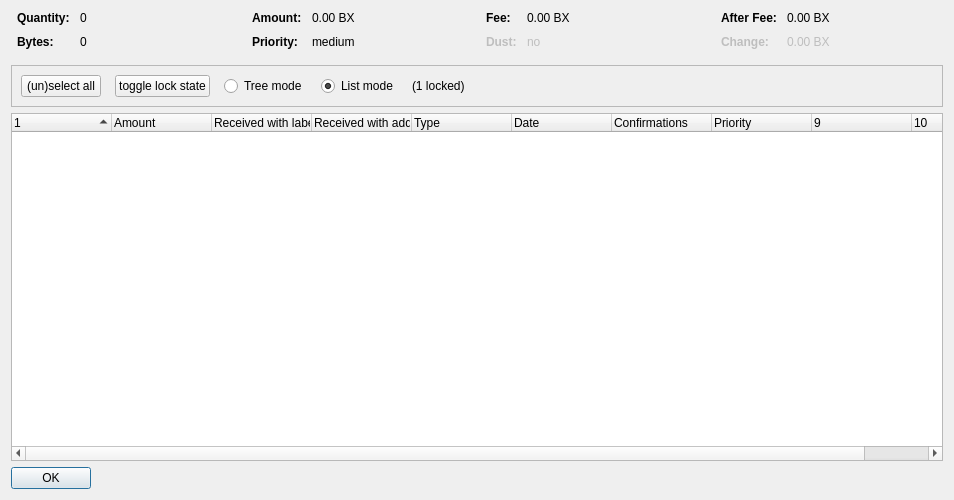
<?xml version="1.0" encoding="UTF-8"?>
<ui version="4.0">
 <class>CoinControlDialog</class>
 <widget class="QDialog" name="CoinControlDialog">
  <property name="geometry">
   <rect>
    <x>0</x>
    <y>0</y>
    <width>954</width>
    <height>500</height>
   </rect>
  </property>
  <property name="windowTitle">
   <string>Coin Selection</string>
  </property>
  <layout class="QVBoxLayout" name="verticalLayout">
   <item>
    <layout class="QHBoxLayout" name="horizontalLayoutTop" stretch="0,0,0,0">
     <property name="topMargin">
      <number>0</number>
     </property>
     <property name="bottomMargin">
      <number>10</number>
     </property>
     <item>
      <layout class="QFormLayout" name="formLayoutCoinControl1">
       <property name="horizontalSpacing">
        <number>10</number>
       </property>
       <property name="verticalSpacing">
        <number>10</number>
       </property>
       <property name="leftMargin">
        <number>6</number>
       </property>
       <property name="rightMargin">
        <number>6</number>
       </property>
       <item row="0" column="0">
        <widget class="QLabel" name="labelCoinControlQuantityText">
         <property name="font">
          <font>
           <weight>75</weight>
           <bold>true</bold>
          </font>
         </property>
         <property name="text">
          <string>Quantity:</string>
         </property>
        </widget>
       </item>
       <item row="0" column="1">
        <widget class="QLabel" name="labelCoinControlQuantity">
         <property name="cursor">
          <cursorShape>IBeamCursor</cursorShape>
         </property>
         <property name="contextMenuPolicy">
          <enum>Qt::ActionsContextMenu</enum>
         </property>
         <property name="text">
          <string notr="true">0</string>
         </property>
         <property name="textInteractionFlags">
          <set>Qt::LinksAccessibleByMouse|Qt::TextSelectableByKeyboard|Qt::TextSelectableByMouse</set>
         </property>
        </widget>
       </item>
       <item row="1" column="0">
        <widget class="QLabel" name="labelCoinControlBytesText">
         <property name="font">
          <font>
           <weight>75</weight>
           <bold>true</bold>
          </font>
         </property>
         <property name="text">
          <string>Bytes:</string>
         </property>
        </widget>
       </item>
       <item row="1" column="1">
        <widget class="QLabel" name="labelCoinControlBytes">
         <property name="cursor">
          <cursorShape>IBeamCursor</cursorShape>
         </property>
         <property name="contextMenuPolicy">
          <enum>Qt::ActionsContextMenu</enum>
         </property>
         <property name="text">
          <string notr="true">0</string>
         </property>
         <property name="textInteractionFlags">
          <set>Qt::LinksAccessibleByMouse|Qt::TextSelectableByKeyboard|Qt::TextSelectableByMouse</set>
         </property>
        </widget>
       </item>
      </layout>
     </item>
     <item>
      <layout class="QFormLayout" name="formLayoutCoinControl2">
       <property name="horizontalSpacing">
        <number>10</number>
       </property>
       <property name="verticalSpacing">
        <number>10</number>
       </property>
       <property name="leftMargin">
        <number>6</number>
       </property>
       <property name="rightMargin">
        <number>6</number>
       </property>
       <item row="0" column="0">
        <widget class="QLabel" name="labelCoinControlAmountText">
         <property name="font">
          <font>
           <weight>75</weight>
           <bold>true</bold>
          </font>
         </property>
         <property name="text">
          <string>Amount:</string>
         </property>
        </widget>
       </item>
       <item row="0" column="1">
        <widget class="QLabel" name="labelCoinControlAmount">
         <property name="cursor">
          <cursorShape>IBeamCursor</cursorShape>
         </property>
         <property name="contextMenuPolicy">
          <enum>Qt::ActionsContextMenu</enum>
         </property>
         <property name="text">
          <string notr="true">0.00 BX</string>
         </property>
         <property name="textInteractionFlags">
          <set>Qt::LinksAccessibleByMouse|Qt::TextSelectableByKeyboard|Qt::TextSelectableByMouse</set>
         </property>
        </widget>
       </item>
       <item row="1" column="0">
        <widget class="QLabel" name="labelCoinControlPriorityText">
         <property name="font">
          <font>
           <weight>75</weight>
           <bold>true</bold>
          </font>
         </property>
         <property name="text">
          <string>Priority:</string>
         </property>
        </widget>
       </item>
       <item row="1" column="1">
        <widget class="QLabel" name="labelCoinControlPriority">
         <property name="cursor">
          <cursorShape>IBeamCursor</cursorShape>
         </property>
         <property name="contextMenuPolicy">
          <enum>Qt::ActionsContextMenu</enum>
         </property>
         <property name="text">
          <string>medium</string>
         </property>
         <property name="textInteractionFlags">
          <set>Qt::LinksAccessibleByMouse|Qt::TextSelectableByKeyboard|Qt::TextSelectableByMouse</set>
         </property>
        </widget>
       </item>
      </layout>
     </item>
     <item>
      <layout class="QFormLayout" name="formLayoutCoinControl3">
       <property name="horizontalSpacing">
        <number>10</number>
       </property>
       <property name="verticalSpacing">
        <number>10</number>
       </property>
       <property name="leftMargin">
        <number>6</number>
       </property>
       <property name="rightMargin">
        <number>6</number>
       </property>
       <item row="0" column="0">
        <widget class="QLabel" name="labelCoinControlFeeText">
         <property name="font">
          <font>
           <weight>75</weight>
           <bold>true</bold>
          </font>
         </property>
         <property name="text">
          <string>Fee:</string>
         </property>
        </widget>
       </item>
       <item row="0" column="1">
        <widget class="QLabel" name="labelCoinControlFee">
         <property name="cursor">
          <cursorShape>IBeamCursor</cursorShape>
         </property>
         <property name="contextMenuPolicy">
          <enum>Qt::ActionsContextMenu</enum>
         </property>
         <property name="text">
          <string notr="true">0.00 BX</string>
         </property>
         <property name="textInteractionFlags">
          <set>Qt::LinksAccessibleByMouse|Qt::TextSelectableByKeyboard|Qt::TextSelectableByMouse</set>
         </property>
        </widget>
       </item>
       <item row="1" column="0">
        <widget class="QLabel" name="labelCoinControlLowOutputText">
         <property name="enabled">
          <bool>false</bool>
         </property>
         <property name="font">
          <font>
           <weight>75</weight>
           <bold>true</bold>
          </font>
         </property>
         <property name="text">
          <string>Dust:</string>
         </property>
        </widget>
       </item>
       <item row="1" column="1">
        <widget class="QLabel" name="labelCoinControlLowOutput">
         <property name="enabled">
          <bool>false</bool>
         </property>
         <property name="cursor">
          <cursorShape>IBeamCursor</cursorShape>
         </property>
         <property name="contextMenuPolicy">
          <enum>Qt::ActionsContextMenu</enum>
         </property>
         <property name="text">
          <string>no</string>
         </property>
         <property name="textInteractionFlags">
          <set>Qt::LinksAccessibleByMouse|Qt::TextSelectableByKeyboard|Qt::TextSelectableByMouse</set>
         </property>
        </widget>
       </item>
      </layout>
     </item>
     <item>
      <layout class="QFormLayout" name="formLayoutCoinControl4">
       <property name="horizontalSpacing">
        <number>10</number>
       </property>
       <property name="verticalSpacing">
        <number>10</number>
       </property>
       <property name="leftMargin">
        <number>6</number>
       </property>
       <property name="rightMargin">
        <number>6</number>
       </property>
       <item row="0" column="0">
        <widget class="QLabel" name="labelCoinControlAfterFeeText">
         <property name="font">
          <font>
           <weight>75</weight>
           <bold>true</bold>
          </font>
         </property>
         <property name="text">
          <string>After Fee:</string>
         </property>
        </widget>
       </item>
       <item row="0" column="1">
        <widget class="QLabel" name="labelCoinControlAfterFee">
         <property name="cursor">
          <cursorShape>IBeamCursor</cursorShape>
         </property>
         <property name="contextMenuPolicy">
          <enum>Qt::ActionsContextMenu</enum>
         </property>
         <property name="text">
          <string notr="true">0.00 BX</string>
         </property>
         <property name="textInteractionFlags">
          <set>Qt::LinksAccessibleByMouse|Qt::TextSelectableByKeyboard|Qt::TextSelectableByMouse</set>
         </property>
        </widget>
       </item>
       <item row="1" column="0">
        <widget class="QLabel" name="labelCoinControlChangeText">
         <property name="enabled">
          <bool>false</bool>
         </property>
         <property name="font">
          <font>
           <weight>75</weight>
           <bold>true</bold>
          </font>
         </property>
         <property name="text">
          <string>Change:</string>
         </property>
        </widget>
       </item>
       <item row="1" column="1">
        <widget class="QLabel" name="labelCoinControlChange">
         <property name="enabled">
          <bool>false</bool>
         </property>
         <property name="cursor">
          <cursorShape>IBeamCursor</cursorShape>
         </property>
         <property name="contextMenuPolicy">
          <enum>Qt::ActionsContextMenu</enum>
         </property>
         <property name="text">
          <string notr="true">0.00 BX</string>
         </property>
         <property name="textInteractionFlags">
          <set>Qt::LinksAccessibleByMouse|Qt::TextSelectableByKeyboard|Qt::TextSelectableByMouse</set>
         </property>
        </widget>
       </item>
      </layout>
     </item>
    </layout>
   </item>
   <item>
    <widget class="QFrame" name="frame">
     <property name="minimumSize">
      <size>
       <width>0</width>
       <height>40</height>
      </size>
     </property>
     <property name="frameShape">
      <enum>QFrame::StyledPanel</enum>
     </property>
     <property name="frameShadow">
      <enum>QFrame::Sunken</enum>
     </property>
     <layout class="QHBoxLayout" name="horizontalLayout">
      <item>
       <layout class="QHBoxLayout" name="horizontalLayoutPanel" stretch="0,0,0,0,0,0">
        <property name="spacing">
         <number>14</number>
        </property>
        <item>
         <widget class="QPushButton" name="pushButtonSelectAll">
          <property name="sizePolicy">
           <sizepolicy hsizetype="Maximum" vsizetype="Fixed">
            <horstretch>0</horstretch>
            <verstretch>0</verstretch>
           </sizepolicy>
          </property>
          <property name="text">
           <string>(un)select all</string>
          </property>
          <property name="autoDefault">
           <bool>false</bool>
          </property>
         </widget>
        </item>
        <item>
         <widget class="QPushButton" name="pushButtonToggleLock">
          <property name="sizePolicy">
           <sizepolicy hsizetype="Maximum" vsizetype="Fixed">
            <horstretch>0</horstretch>
            <verstretch>0</verstretch>
           </sizepolicy>
          </property>
          <property name="text">
           <string>toggle lock state</string>
          </property>
          <property name="autoDefault">
           <bool>false</bool>
          </property>
         </widget>
        </item>
        <item>
         <widget class="QRadioButton" name="radioTreeMode">
          <property name="sizePolicy">
           <sizepolicy hsizetype="Maximum" vsizetype="Fixed">
            <horstretch>0</horstretch>
            <verstretch>0</verstretch>
           </sizepolicy>
          </property>
          <property name="text">
           <string>Tree mode</string>
          </property>
         </widget>
        </item>
        <item>
         <widget class="QRadioButton" name="radioListMode">
          <property name="sizePolicy">
           <sizepolicy hsizetype="Maximum" vsizetype="Fixed">
            <horstretch>0</horstretch>
            <verstretch>0</verstretch>
           </sizepolicy>
          </property>
          <property name="text">
           <string>List mode</string>
          </property>
          <property name="checked">
           <bool>true</bool>
          </property>
         </widget>
        </item>
        <item>
         <widget class="QLabel" name="labelLocked">
          <property name="text">
           <string>(1 locked)</string>
          </property>
         </widget>
        </item>
        <item>
         <spacer name="horizontalSpacer">
          <property name="orientation">
           <enum>Qt::Horizontal</enum>
          </property>
          <property name="sizeHint" stdset="0">
           <size>
            <width>40</width>
            <height>20</height>
           </size>
          </property>
         </spacer>
        </item>
       </layout>
      </item>
     </layout>
    </widget>
   </item>
   <item>
    <widget class="CoinControlTreeWidget" name="treeWidget">
     <property name="contextMenuPolicy">
      <enum>Qt::CustomContextMenu</enum>
     </property>
     <property name="sortingEnabled">
      <bool>false</bool>
     </property>
     <property name="columnCount">
      <number>10</number>
     </property>
     <attribute name="headerShowSortIndicator" stdset="0">
      <bool>true</bool>
     </attribute>
     <attribute name="headerStretchLastSection">
      <bool>false</bool>
     </attribute>
     <column>
      <property name="text">
       <string/>
      </property>
     </column>
     <column>
      <property name="text">
       <string>Amount</string>
      </property>
     </column>
     <column>
      <property name="text">
       <string>Received with label</string>
      </property>
     </column>
     <column>
      <property name="text">
       <string>Received with address</string>
      </property>
     </column>
     <column>
      <property name="text">
       <string>Type</string>
      </property>
     </column>
     <column>
      <property name="text">
       <string>Date</string>
      </property>
     </column>
     <column>
      <property name="text">
       <string>Confirmations</string>
      </property>
      <property name="toolTip">
       <string>Confirmed</string>
      </property>
     </column>
     <column>
      <property name="text">
       <string>Priority</string>
      </property>
     </column>
     <column>
      <property name="text">
       <string/>
      </property>
     </column>
     <column>
      <property name="text">
       <string/>
      </property>
     </column>
    </widget>
   </item>
   <item>
    <widget class="QDialogButtonBox" name="buttonBox">
     <property name="sizePolicy">
      <sizepolicy hsizetype="Maximum" vsizetype="Fixed">
       <horstretch>0</horstretch>
       <verstretch>0</verstretch>
      </sizepolicy>
     </property>
     <property name="orientation">
      <enum>Qt::Horizontal</enum>
     </property>
     <property name="standardButtons">
      <set>QDialogButtonBox::Ok</set>
     </property>
    </widget>
   </item>
  </layout>
 </widget>
 <customwidgets>
  <customwidget>
   <class>CoinControlTreeWidget</class>
   <extends>QTreeWidget</extends>
   <header>coincontroltreewidget.h</header>
  </customwidget>
 </customwidgets>
 <resources/>
 <connections/>
</ui>
